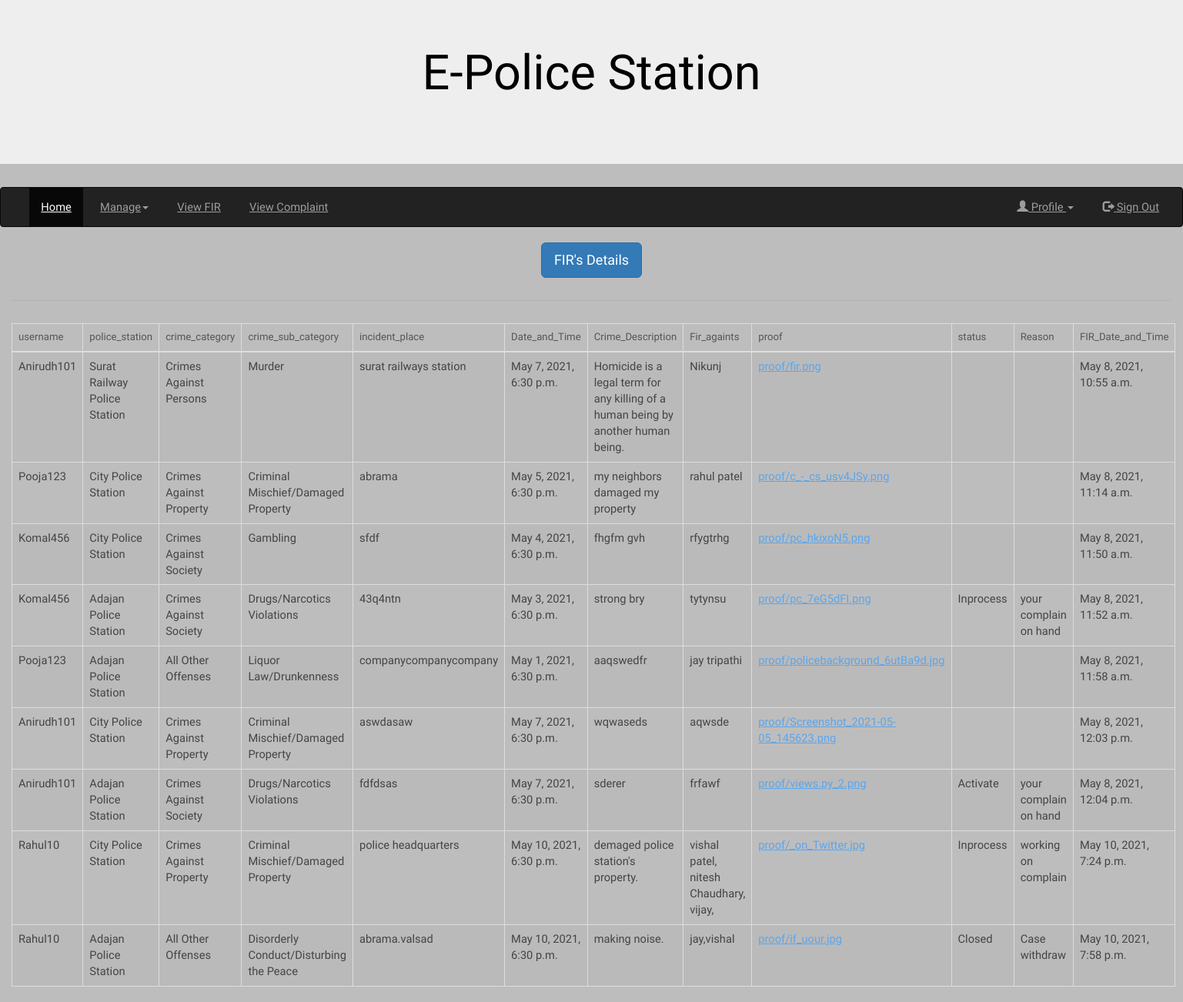
Page /fir_details_view/ (signed in) on the earlier database version.
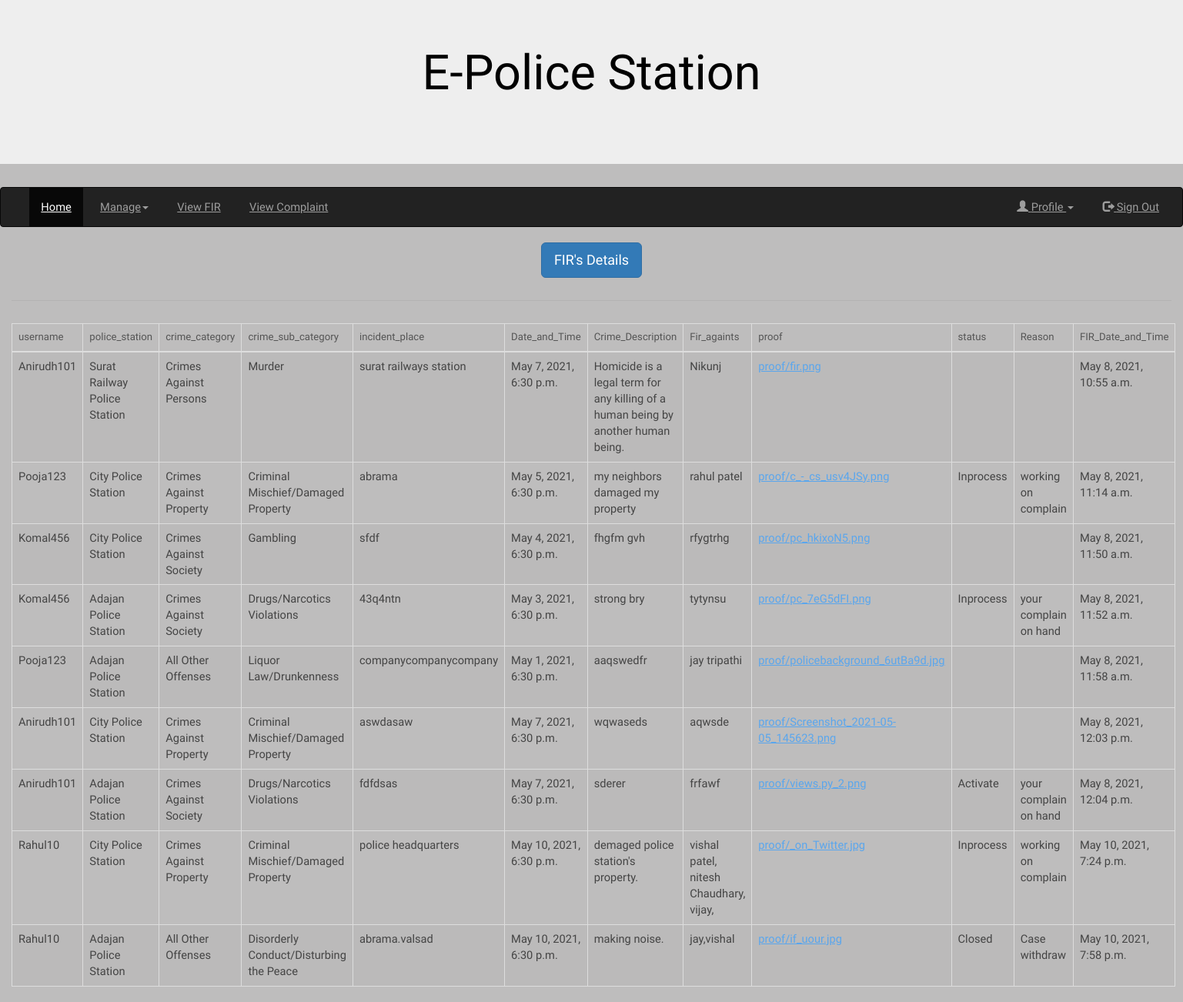
Same page on the later database version.
### myapp/models.py (models this page shows, shortened)
class Fir(models.Model):
    Satus_choices = (('Activate','Activate'),('Inprocess', 'Inprocess'),('Closed','Closed'))
    username = models.ForeignKey(User, on_delete=models.CASCADE)
    police_station = models.ForeignKey(Police_Station, on_delete=models.CASCADE, null=True, blank=True)
    crime_category = models.ForeignKey(Crime_Category, on_delete=models.CASCADE, null=True , blank=True)
    crime_sub_category = models.ForeignKey(Crime_Sub_Category, on_delete=models.CASCADE, null=True , blank=True)
    incident_place = models.TextField()
    Date_and_Time = models.DateTimeField()
    Crime_Description = models.TextField()
    Fir_againts = models.TextField()
    proof = models.FileField(upload_to='proof', null=True , blank=True)
    status = models.CharField(max_length=20, choices=Satus_choices)
    Reason = models.CharField(max_length=256)
    FIR_Date_and_Time = models.DateTimeField(default=timezone.now)

class Police_Station(models.Model):
    city = models.ForeignKey(City, on_delete=models.CASCADE, null=True, blank=True)
    taluka = models.ForeignKey(Taluka, on_delete=models.CASCADE, null=True, blank=True)
    village = models.ForeignKey(Village, on_delete=models.CASCADE, null=True, blank=True)
    Police_station_name = models.CharField(max_length=200)
    address = models.TextField(max_length=200)
    phone_no = models.IntegerField(null=True, blank=True)
    mobile_no = models.IntegerField(null=True, blank=True)
    email_address = models.EmailField(null=True, blank=True)
    def __str__(self):
        return self.Police_station_name

class Crime_Category(models.Model):
    crime_category = models.CharField(max_length=256)
    def __str__(self):
        return self.crime_category

class Crime_Sub_Category(models.Model):
    crime_category = models.ForeignKey(Crime_Category, on_delete=models.CASCADE)
    crime_sub_category = models.CharField(max_length=256)
    description = models.TextField()
    def __str__(self):
        return self.crime_sub_category

### myapp/views.py (the view)
# urls.py: path("fir_details_view/",views.fir_details_view,name="fir_details_view"),
def fir_details_view(request):
    firs = models.Fir.objects.all()
    return render(request,'police/fir_details.html',{'firs':firs})

### templates/police/fir_details.html
{% extends 'police/police_station_index.html' %}
{% block content %}
<div class="container-fluid">
    <center><h1 class="btn btn-lg btn-primary">FIR's Details</h1>
    <hr>
    <table class="table table-bordered table-hover">
        <thead>
            <tr>
                <th>username</th>
                <th>police_station</th>
                <th>crime_category</th>
                <th>crime_sub_category</th>
                <th>incident_place</th>
                <th>Date_and_Time</th>
                <th>Crime_Description</th>
                <th>Fir_againts</th>
                <th>proof</th>
                <th>status</th>
                <th>Reason</th>
                <th>FIR_Date_and_Time</th>
            </tr>
        </thead>
        <tbody>
            {% for i in firs%}
            <tr>
                <td>{{i.username}}</td>
                <td>{{i.police_station}}</td>
                <td>{{i.crime_category}}</td>
                <td>{{i.crime_sub_category}}</td>
                <td>{{i.incident_place}}</td>
                <td>{{i.Date_and_Time}}</td>
                <td>{{i.Crime_Description}}</td>
                <td>{{i.Fir_againts}}</td>
                <td><a href="{{i.proof.url}}">{{i.proof}}</a></td>
                <td>{{i.status}}</td>
                <td>{{i.Reason}}</td>
                <td>{{i.FIR_Date_and_Time}}</td>
            </tr>
            {% endfor %}
        </tbody>
    </table>
    </center>
</div>
{% endblock %}

Differences in the rows shown:
changed Fir "abrama": status (not shown) → "Inprocess"; Reason (not shown) → "working on complain"
